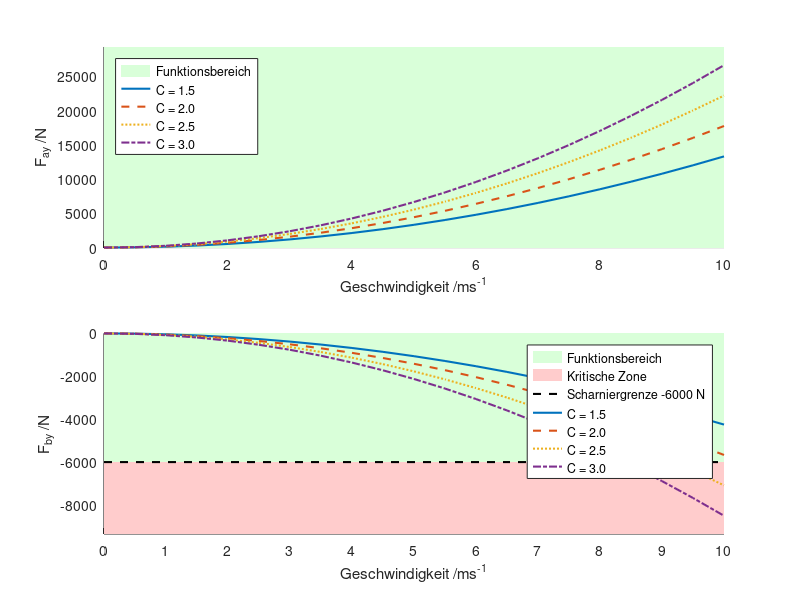

Write MATLAB code to recreate this figure.
% =================== Lastfall Sprung ===================
% --- Parameterdefinition ---
roh = 1025;                       % Dichte Wasser [kg/m^3]
A = 0.059;                        % Fläche Frontwing [m^2]
X_cop = 0.151;                    % Center of Pressure [m]
X_v = 0.0725;                     % Abstand Punkt A zum Mast [m]
X_h = 0.095;                      % Abstand Punkt B zum Mast [m]
X_ml = 0.8;                       % Fixierte Mastlänge [m]
v_vec = 0:0.5:10;                 % Geschwindigkeitsbereich [m/s]
C_vec = [1.5, 2.0, 2.5, 3.0];     % Slamming-Koeffizienten
linestyles = {'-', '--', ':', '-.'};

% --- Initialisierung ---
FAY_all = zeros(length(C_vec), length(v_vec));
FBY_all = zeros(length(C_vec), length(v_vec));

% --- Berechnung ---
for i = 1:length(C_vec)
    C = C_vec(i);
    for j = 1:length(v_vec)
        v = v_vec(j);
        FJ = C * roh * A * v^2;
        FAY = (FJ * (X_cop + X_h)) / (X_v + X_h);
        FBY = (-FJ * (X_cop - X_v)) / (X_v + X_h);
        FAY_all(i,j) = FAY;
        FBY_all(i,j) = FBY;
    end
end

% --- Plot: FAY mit grünem Hintergrund ---
figure;
subplot(2,1,1); hold on;

% Hintergrundfläche für Funktionsbereich
FAY_min = min(FAY_all(:)) * 0.9;
FAY_max = max(FAY_all(:)) * 1.1;
x_fill = [v_vec, fliplr(v_vec)];
y_fill = [FAY_max * ones(1, length(v_vec)), FAY_min * ones(1, length(v_vec))];
fill(x_fill, y_fill, [0.85 1 0.85], 'EdgeColor', 'none', ...
     'DisplayName', 'Funktionsbereich');

% FAY-Kurven
for i = 1:length(C_vec)
    plot(v_vec, FAY_all(i,:), linestyles{i}, 'LineWidth', 1.5, ...
        'DisplayName', sprintf('C = %.1f', C_vec(i)));
end

xlabel('Geschwindigkeit /ms^{-1}');
ylabel('F_{ay} /N');
legend('Location', 'northwest');
ylim([FAY_min, FAY_max]);
xlim([0 10]);
%title('F_{ay} bei unterschiedlichen Slamming-Koeffizienten');
grid on;

% --- Plot: FBY mit Scharniergrenze ---
subplot(2,1,2); hold on;

% Scharniergrenze
grenze = -6000;
FBY_min = min(FBY_all(:)) * 1.1;
FBY_max = max(FBY_all(:)) * 1.1;
x_fill = [v_vec, fliplr(v_vec)];

% Grün: Funktionsbereich
y_fill_green = [grenze * ones(1, length(v_vec)), FBY_max * ones(1, length(v_vec))];
fill(x_fill, y_fill_green, [0.85 1 0.85], 'EdgeColor', 'none', ...
     'DisplayName', 'Funktionsbereich');

% Rot: Kritische Zone
y_fill_red = [FBY_min * ones(1, length(v_vec)), grenze * ones(1, length(v_vec))];
fill(x_fill, y_fill_red, [1 0.8 0.8], 'EdgeColor', 'none', ...
     'DisplayName', 'Kritische Zone');

% Scharnierlinie
plot(v_vec, grenze * ones(1, length(v_vec)), 'k--', 'LineWidth', 1.5, ...
     'DisplayName', 'Scharniergrenze -6000 N');

% FBY-Kurven
for i = 1:length(C_vec)
    plot(v_vec, FBY_all(i,:), linestyles{i}, 'LineWidth', 1.5, ...
        'DisplayName', sprintf('C = %.1f', C_vec(i)));
end

xlabel('Geschwindigkeit /ms^{-1}');
ylabel('F_{by} /N');
legend('Location', 'best');
xlim([0 10]);
ylim([FBY_min, FBY_max]);
%title('F_{by} mit Scharniergrenze bei unterschiedlichen Slamming-Koeffizienten');
xticks(0:1:10); grid on;
